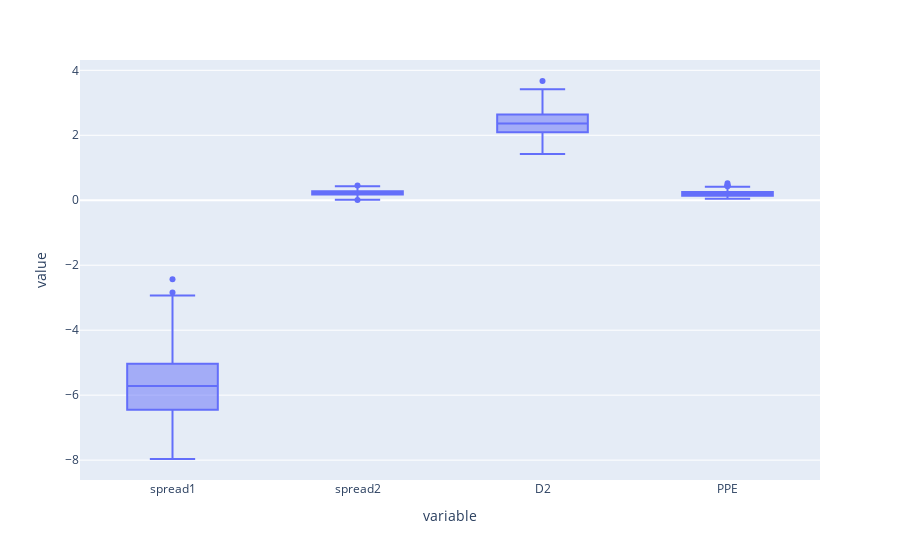

The notebook cell this image was saved under:
### Markdown cell above
##### 
    1.The distribution of NHR, RPDE, DFA columns are all very consentrated, no obvious skewness.
    2.The HNR column has some outlier in the left tail and its median is around 22.

### Code cell
f=['spread1', 'spread2', 'D2', 'PPE']
px.box(parkinsons_df[f])

### Figure 1 — Plotly figure (JSON) as saved in the notebook; plotly's stock layout.template omitted (floating-point values rounded to 4 significant figures; data arrays with more than 128 entries replaced by an {"elided": "..."} marker saying what was removed)
{"data": [{"alignmentgroup": "True", "hovertemplate": "variable=%{x}<br>value=%{y}<extra></extra>", "legendgroup": "", "marker": {"color": "#636efa"}, "name": "", "notched": false, "offsetgroup": "", "orientation": "v", "showlegend": false, "type": "box", "x": {"elided": "780 str values"}, "x0": " ", "xaxis": "x", "y": {"elided": "780 float values"}, "y0": " ", "yaxis": "y"}], "layout": {"boxmode": "group", "legend": {"tracegroupgap": 0}, "margin": {"t": 60}, "xaxis": {"anchor": "y", "domain": [0, 1], "title": {"text": "variable"}}, "yaxis": {"anchor": "x", "domain": [0, 1], "title": {"text": "value"}}}}
